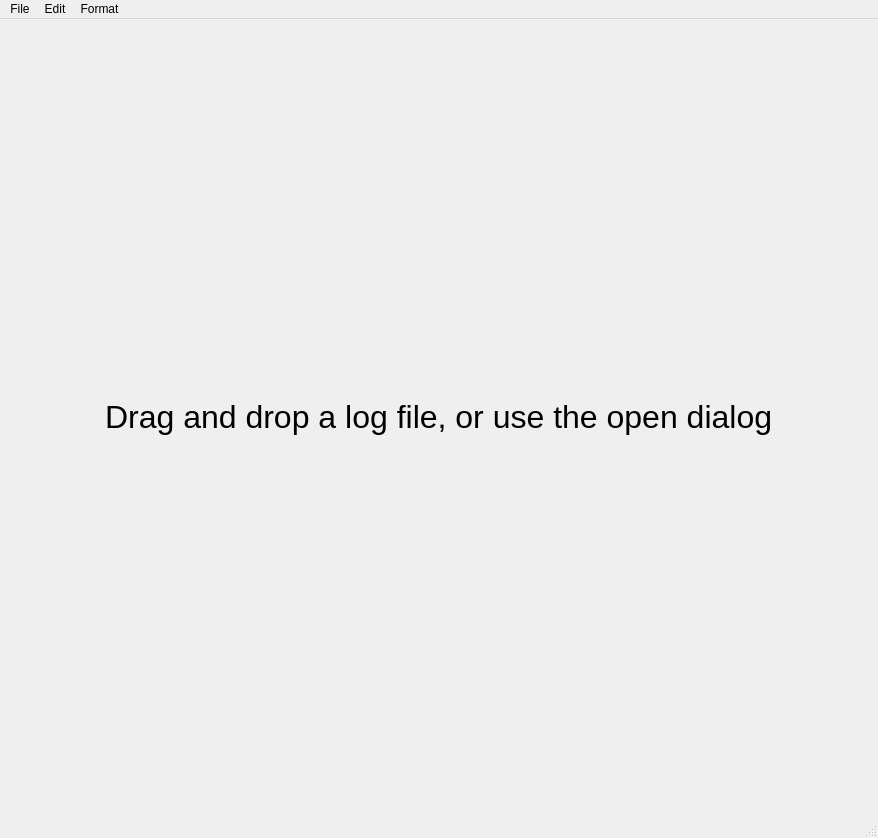
<?xml version="1.0" encoding="UTF-8"?>
<ui version="4.0">
 <class>MainWindow</class>
 <widget class="QMainWindow" name="MainWindow">
  <property name="enabled">
   <bool>true</bool>
  </property>
  <property name="geometry">
   <rect>
    <x>0</x>
    <y>0</y>
    <width>878</width>
    <height>838</height>
   </rect>
  </property>
  <property name="windowTitle">
   <string>notePad</string>
  </property>
  <property name="unifiedTitleAndToolBarOnMac">
   <bool>true</bool>
  </property>
  <widget class="QWidget" name="centralwidget">
   <layout class="QVBoxLayout" name="verticalLayout_3">
    <property name="spacing">
     <number>0</number>
    </property>
    <property name="leftMargin">
     <number>0</number>
    </property>
    <property name="topMargin">
     <number>0</number>
    </property>
    <property name="rightMargin">
     <number>0</number>
    </property>
    <property name="bottomMargin">
     <number>0</number>
    </property>
    <item>
     <widget class="QStackedWidget" name="stackedWidget">
      <property name="sizePolicy">
       <sizepolicy hsizetype="Expanding" vsizetype="Expanding">
        <horstretch>0</horstretch>
        <verstretch>0</verstretch>
       </sizepolicy>
      </property>
      <property name="currentIndex">
       <number>0</number>
      </property>
      <widget class="QWidget" name="page">
       <property name="sizePolicy">
        <sizepolicy hsizetype="Expanding" vsizetype="Expanding">
         <horstretch>0</horstretch>
         <verstretch>0</verstretch>
        </sizepolicy>
       </property>
       <layout class="QHBoxLayout" name="horizontalLayout_2">
        <item alignment="Qt::AlignHCenter|Qt::AlignVCenter">
         <widget class="QLabel" name="label">
          <property name="baseSize">
           <size>
            <width>0</width>
            <height>0</height>
           </size>
          </property>
          <property name="font">
           <font>
            <pointsize>24</pointsize>
           </font>
          </property>
          <property name="text">
           <string>Drag and drop a log file, or use the open dialog</string>
          </property>
         </widget>
        </item>
       </layout>
      </widget>
      <widget class="QWidget" name="page_2">
       <property name="sizePolicy">
        <sizepolicy hsizetype="Expanding" vsizetype="Expanding">
         <horstretch>0</horstretch>
         <verstretch>0</verstretch>
        </sizepolicy>
       </property>
       <layout class="QVBoxLayout" name="verticalLayout_2">
        <property name="spacing">
         <number>0</number>
        </property>
        <property name="leftMargin">
         <number>0</number>
        </property>
        <property name="topMargin">
         <number>0</number>
        </property>
        <property name="rightMargin">
         <number>0</number>
        </property>
        <property name="bottomMargin">
         <number>0</number>
        </property>
        <item>
         <widget class="QTabWidget" name="tabWidget">
          <property name="focusPolicy">
           <enum>Qt::NoFocus</enum>
          </property>
          <property name="currentIndex">
           <number>0</number>
          </property>
          <property name="tabsClosable">
           <bool>true</bool>
          </property>
          <property name="movable">
           <bool>true</bool>
          </property>
          <widget class="QWidget" name="tab">
           <attribute name="title">
            <string>Tab 1</string>
           </attribute>
          </widget>
          <widget class="QWidget" name="tab_2">
           <attribute name="title">
            <string>Tab 2</string>
           </attribute>
          </widget>
         </widget>
        </item>
       </layout>
      </widget>
     </widget>
    </item>
   </layout>
  </widget>
  <widget class="QMenuBar" name="menubar">
   <property name="geometry">
    <rect>
     <x>0</x>
     <y>0</y>
     <width>878</width>
     <height>21</height>
    </rect>
   </property>
   <widget class="QMenu" name="menuFile">
    <property name="title">
     <string>File</string>
    </property>
    <addaction name="actionOpen"/>
    <addaction name="separator"/>
    <addaction name="actionQuit"/>
   </widget>
   <widget class="QMenu" name="menuEdit">
    <property name="title">
     <string>Edit</string>
    </property>
   </widget>
   <widget class="QMenu" name="menuFormat">
    <property name="title">
     <string>Format</string>
    </property>
    <addaction name="actionBold"/>
    <addaction name="actionSubscript"/>
    <addaction name="actionSuperscript"/>
   </widget>
   <addaction name="menuFile"/>
   <addaction name="menuEdit"/>
   <addaction name="menuFormat"/>
  </widget>
  <widget class="QStatusBar" name="statusbar"/>
  <action name="actionNew_File">
   <property name="enabled">
    <bool>true</bool>
   </property>
   <property name="icon">
    <iconset>
     <normaloff>:/resources/data/icons/New.png</normaloff>:/resources/data/icons/New.png</iconset>
   </property>
   <property name="text">
    <string>New File</string>
   </property>
   <property name="shortcut">
    <string>Ctrl+N</string>
   </property>
  </action>
  <action name="actionOpen">
   <property name="icon">
    <iconset>
     <normaloff>:/resources/data/icons/open.png</normaloff>:/resources/data/icons/open.png</iconset>
   </property>
   <property name="text">
    <string>Open File...</string>
   </property>
   <property name="shortcut">
    <string>Ctrl+O</string>
   </property>
  </action>
  <action name="actionSave">
   <property name="icon">
    <iconset>
     <normaloff>:/resources/data/icons/save.png</normaloff>:/resources/data/icons/save.png</iconset>
   </property>
   <property name="text">
    <string>Save</string>
   </property>
   <property name="shortcut">
    <string>Ctrl+S</string>
   </property>
  </action>
  <action name="actionSave_As">
   <property name="icon">
    <iconset>
     <normaloff>:/resources/data/icons/save-as.png</normaloff>:/resources/data/icons/save-as.png</iconset>
   </property>
   <property name="text">
    <string>Save As...</string>
   </property>
   <property name="shortcut">
    <string>Ctrl+Shift+S</string>
   </property>
  </action>
  <action name="actionUndo">
   <property name="icon">
    <iconset>
     <normaloff>:/resources/data/icons/undo.png</normaloff>:/resources/data/icons/undo.png</iconset>
   </property>
   <property name="text">
    <string>Undo</string>
   </property>
   <property name="shortcut">
    <string>Ctrl+Z</string>
   </property>
  </action>
  <action name="actionRedo">
   <property name="icon">
    <iconset>
     <normaloff>:/resources/data/icons/redo.png</normaloff>:/resources/data/icons/redo.png</iconset>
   </property>
   <property name="text">
    <string>Redo</string>
   </property>
   <property name="shortcut">
    <string>Ctrl+Shift+Z</string>
   </property>
  </action>
  <action name="actionCut">
   <property name="icon">
    <iconset>
     <normaloff>:/resources/data/icons/cut.png</normaloff>:/resources/data/icons/cut.png</iconset>
   </property>
   <property name="text">
    <string>Cut</string>
   </property>
   <property name="shortcut">
    <string>Ctrl+X</string>
   </property>
  </action>
  <action name="actionCopy">
   <property name="icon">
    <iconset>
     <normaloff>:/resources/data/icons/copy.png</normaloff>:/resources/data/icons/copy.png</iconset>
   </property>
   <property name="text">
    <string>Copy</string>
   </property>
   <property name="shortcut">
    <string>Ctrl+C</string>
   </property>
  </action>
  <action name="actionPaste">
   <property name="icon">
    <iconset>
     <normaloff>:/resources/data/icons/paste.png</normaloff>:/resources/data/icons/paste.png</iconset>
   </property>
   <property name="text">
    <string>Paste</string>
   </property>
   <property name="shortcut">
    <string>Ctrl+V</string>
   </property>
  </action>
  <action name="actionSelect_All">
   <property name="icon">
    <iconset>
     <normaloff>:/resources/data/icons/select.png</normaloff>:/resources/data/icons/select.png</iconset>
   </property>
   <property name="text">
    <string>Select All</string>
   </property>
   <property name="shortcut">
    <string>Ctrl+A</string>
   </property>
  </action>
  <action name="actionQuit">
   <property name="icon">
    <iconset>
     <normaloff>:/resources/data/icons/remove.png</normaloff>:/resources/data/icons/remove.png</iconset>
   </property>
   <property name="text">
    <string>Quit</string>
   </property>
   <property name="shortcut">
    <string>Ctrl+Q</string>
   </property>
  </action>
  <action name="actionBold">
   <property name="icon">
    <iconset>
     <normaloff>:/resources/data/icons/bold.png</normaloff>:/resources/data/icons/bold.png</iconset>
   </property>
   <property name="text">
    <string>Bold/Unbold</string>
   </property>
   <property name="shortcut">
    <string>Ctrl+B</string>
   </property>
  </action>
  <action name="actionSubscript">
   <property name="icon">
    <iconset>
     <normaloff>:/resources/data/icons/subscript.png</normaloff>:/resources/data/icons/subscript.png</iconset>
   </property>
   <property name="text">
    <string>Subscript</string>
   </property>
   <property name="shortcut">
    <string>Ctrl+=</string>
   </property>
  </action>
  <action name="actionSuperscript">
   <property name="icon">
    <iconset>
     <normaloff>:/resources/data/icons/superscript.png</normaloff>:/resources/data/icons/superscript.png</iconset>
   </property>
   <property name="text">
    <string>Superscript</string>
   </property>
   <property name="shortcut">
    <string>Ctrl+Shift+=</string>
   </property>
  </action>
 </widget>
 <resources/>
 <connections/>
</ui>
